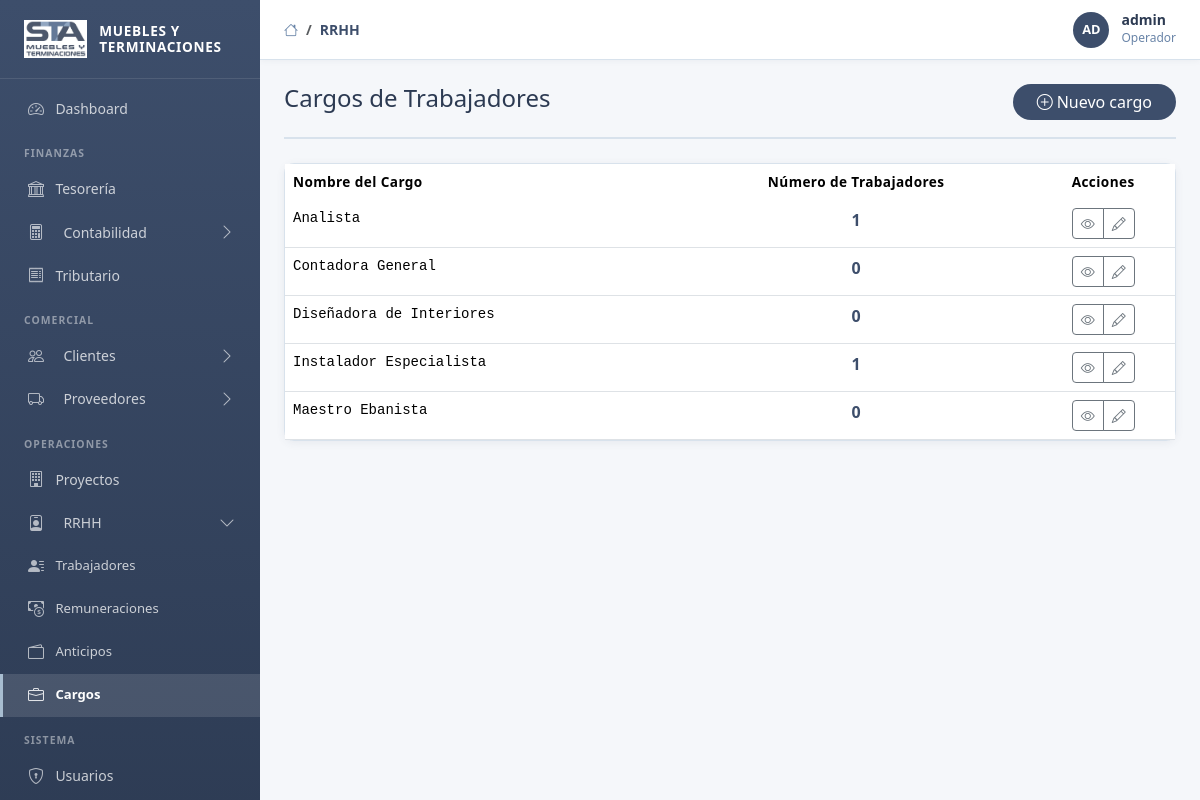
Page /gestion/rrhh/cargos/ (signed in) on the committed database.
### apps/accounts/models.py (models this page shows, shortened)
class CustomUser(AbstractUser):
    ROL_CHOICES = [
        ('admin', 'Administrador'),
        ('gerente', 'Gerente'),
        ('contador', 'Contador'),
        ('rrhh', 'Recursos Humanos'),
        ('tesorero', 'Tesorero'),
        ('vendedor', 'Vendedor'),
        ('operador', 'Operador'),
        ('solo_lectura', 'Solo Lectura'),
    ]
    rol = models.CharField(max_length=20, choices=ROL_CHOICES, default='operador', verbose_name='Rol')
    cargo = models.CharField(max_length=100, blank=True, verbose_name='Cargo')
    telefono = models.CharField(max_length=20, blank=True, verbose_name='Teléfono')
    avatar = models.ImageField(upload_to='avatars/', null=True, blank=True, verbose_name='Avatar')
    class Meta:
        verbose_name = 'Usuario'
        verbose_name_plural = 'Usuarios'
    @property
    def nombre_display(self):
        return self.get_full_name() or self.username

### apps/rrhh/models.py (models this page shows, shortened)
class CargoTrabajador(models.Model):
    nombre = models.CharField(max_length=100, unique=True, verbose_name='Nombre del Cargo')
    descripcion = models.TextField(blank=True, verbose_name='Descripción del Cargo')
    class Meta:
        verbose_name = 'Cargo'
        verbose_name_plural = 'Cargos'
        ordering = ['nombre']

### apps/rrhh/views.py (the view)
# urls.py: path('cargos/', views.CargoTrabajadorListView.as_view(), name='cargo_list'),
class CargoTrabajadorListView(GestionMixin, ListView):
    model = CargoTrabajador
    template_name = 'admin/rrhh/cargo_list.html'
    context_object_name = 'cargos'
    paginate_by = 20
    def get_context_data(self, **kwargs):
        ctx = super().get_context_data(**kwargs)
        ctx['titulo'] = 'Cargos de Trabajadores'
        return ctx

### apps/core/context_processors.py (called while the page is built)
def logo_exists(request):
    logo_path = Path(settings.BASE_DIR) / 'static' / 'img' / 'logo.png'
    return {'logo_exists': logo_path.exists()}

### templates/admin/rrhh/cargo_list.html (shortened to what this page needs)
{% extends 'base_admin.html' %}
{% load custom_tags %}
{% block breadcrumb %}
  <li class="breadcrumb-item active">RRHH</li>
{% endblock %}
{% block content %}
<div class="page-header">
  <h4 class="page-title">Cargos de Trabajadores</h4>
  <a href="{% url 'rrhh:cargo_create' %}" class="btn btn-sta rounded-pill px-4">
    <i class="bi bi-plus-circle me-1"></i>Nuevo cargo
  </a>
</div>
<div class="card-sta p-0">
  <div class="table-responsive">
    <table class="table table-sta mb-0">
      <thead>
        <tr>
            <th>Nombre del Cargo</th>
            <th class="text-center">Número de Trabajadores</th>
            <th class="text-center">Acciones</th>
        </tr>
      </thead>
      <tbody>
        {% for c in cargos %}
        <tr>
          <td class="font-monospace small">{{ c.nombre }}</td>
          <td class="fw-600 text-center">
            <a href="{% url 'rrhh:cargo_detail' c.pk %}" class="text-sta text-decoration-none">{{ c.trabajadores.count }}</a>
          </td>
          <td class="text-center">
            <div class="btn-group btn-group-sm">
              <a href="{% url 'rrhh:cargo_detail' c.pk %}" class="btn btn-outline-secondary btn-sm" title="Ver">
                <i class="bi bi-eye"></i>
              </a>
              <a href="{% url 'rrhh:cargo_update' c.pk %}" class="btn btn-outline-secondary btn-sm" title="Editar">
                <i class="bi bi-pencil"></i>
              </a>
            </div>
          </td>
        </tr>
        {% empty %}
        <tr><td colspan="7" class="text-center text-muted py-4">No hay cargos registrados.</td></tr>
        {% endfor %}
      </tbody>
    </table>
  </div>
</div>
{% endblock %}

### templates/base_admin.html (shortened to what this page needs)
{% load static %}
<!DOCTYPE html>
<html lang="es">
<head>
  <link href="https://cdn.jsdelivr.net/npm/bootstrap@5.3.3/dist/css/bootstrap.min.css" rel="stylesheet">
  <link href="https://cdn.jsdelivr.net/npm/bootstrap-icons@1.11.3/font/bootstrap-icons.min.css" rel="stylesheet">
  <link rel="stylesheet" href="{% static 'css/main.css' %}">
  <link rel="stylesheet" href="{% static 'css/admin.css' %}">
</head>
<body>
<div class="admin-wrapper">
  <aside class="admin-sidebar" id="adminSidebar">
    <div class="sidebar-brand">
      {% if logo_exists %}
        <img src="{% static 'img/logo.png' %}" alt="STA">
      {% else %}
        <div style="width:38px;height:38px;background:rgba(255,255,255,0.15);border-radius:8px;display:flex;align-items:center;justify-content:center;font-weight:800;font-size:1rem;color:white;">STA</div>
      {% endif %}
      <span>Muebles y<br>Terminaciones</span>
    </div>
    <nav class="flex-grow-1 py-2 overflow-auto">
      <a href="{% url 'dashboard:index' %}" class="nav-link {% if request.resolver_match.namespace == 'dashboard' %}active{% endif %}">
        <i class="bi bi-speedometer2"></i> Dashboard
      </a>
      <div class="nav-section-title">Finanzas</div>
      <a href="{% url 'tesoreria:resumen' %}" class="nav-link {% if request.resolver_match.namespace == 'tesoreria' %}active{% endif %}">
        <i class="bi bi-bank"></i> Tesorería
      </a>
      <a class="nav-link nav-group-toggle d-flex align-items-center {% if request.resolver_match.namespace != 'contabilidad' %}collapsed{% endif %}"
         data-bs-toggle="collapse" href="#nav-contabilidad" role="button"
         aria-expanded="{% if request.resolver_match.namespace == 'contabilidad' %}true{% else %}false{% endif %}">
        <i class="bi bi-calculator me-2"></i><span>Contabilidad</span>
        <i class="bi bi-chevron-down nav-chevron ms-auto"></i>
      </a>
      <a href="{% url 'tributario:resumen' %}" class="nav-link {% if request.resolver_match.namespace == 'tributario' %}active{% endif %}">
        <i class="bi bi-receipt"></i> Tributario
      </a>
      <div class="nav-section-title">Comercial</div>
      <a class="nav-link nav-group-toggle d-flex align-items-center {% if request.resolver_match.namespace != 'clientes' %}collapsed{% endif %}"
         data-bs-toggle="collapse" href="#nav-clientes" role="button"
         aria-expanded="{% if request.resolver_match.namespace == 'clientes' %}true{% else %}false{% endif %}">
        <i class="bi bi-people me-2"></i><span>Clientes</span>
        <i class="bi bi-chevron-down nav-chevron ms-auto"></i>
      </a>
      <a class="nav-link nav-group-toggle d-flex align-items-center {% if request.resolver_match.namespace != 'proveedores' %}collapsed{% endif %}"
         data-bs-toggle="collapse" href="#nav-proveedores" role="button"
         aria-expanded="{% if request.resolver_match.namespace == 'proveedores' %}true{% else %}false{% endif %}">
        <i class="bi bi-truck me-2"></i><span>Proveedores</span>
        <i class="bi bi-chevron-down nav-chevron ms-auto"></i>
      </a>
      <div class="nav-section-title">Operaciones</div>
      <a href="{% url 'proyectos:proyecto_list' %}" class="nav-link {% if request.resolver_match.namespace == 'proyectos' %}active{% endif %}">
        <i class="bi bi-building"></i> Proyectos
      </a>
      <a class="nav-link nav-group-toggle d-flex align-items-center {% if request.resolver_match.namespace != 'rrhh' %}collapsed{% endif %}"
         data-bs-toggle="collapse" href="#nav-rrhh" role="button"
         aria-expanded="{% if request.resolver_match.namespace == 'rrhh' %}true{% else %}false{% endif %}">
        <i class="bi bi-person-badge me-2"></i><span>RRHH</span>
        <i class="bi bi-chevron-down nav-chevron ms-auto"></i>
      </a>
      <div class="collapse {% if request.resolver_match.namespace == 'rrhh' %}show{% endif %}" id="nav-rrhh">
        <a href="{% url 'rrhh:trabajador_list' %}" class="nav-link ps-4 {% if request.resolver_match.url_name == 'trabajador_list' or request.resolver_match.url_name == 'trabajador_detail' %}active{% endif %}" style="font-size:.82rem;">
          <i class="bi bi-person-lines-fill"></i> Trabajadores
        </a>
        <a href="{% url 'rrhh:remuneracion_list' %}" class="nav-link ps-4 {% if request.resolver_match.url_name == 'remuneracion_list' %}active{% endif %}" style="font-size:.82rem;">
          <i class="bi bi-cash-coin"></i> Remuneraciones
        </a>
        <a href="{% url 'rrhh:anticipo_list' %}" class="nav-link ps-4 {% if request.resolver_match.url_name == 'anticipo_list' %}active{% endif %}" style="font-size:.82rem;">
          <i class="bi bi-wallet2"></i> Anticipos
        </a>
        <a href="{% url 'rrhh:cargo_list' %}" class="nav-link ps-4 {% if request.resolver_match.url_name == 'cargo_list' %}active{% endif %}" style="font-size:.82rem;">
          <i class="bi bi-briefcase"></i> Cargos
        </a>
      </div>
      <div class="nav-section-title">Sistema</div>
      <a href="{% url 'accounts:usuario_list' %}" class="nav-link {% if request.resolver_match.namespace == 'accounts' and request.resolver_match.url_name == 'usuario_list' %}active{% endif %}">
        <i class="bi bi-shield-lock"></i> Usuarios
      </a>
    </nav>
  </aside>
  <div class="admin-content">
    <header class="admin-topbar">
      <div class="d-flex align-items-center gap-3">
        <nav aria-label="breadcrumb">
          <ol class="breadcrumb mb-0">
            <li class="breadcrumb-item"><a href="{% url 'dashboard:index' %}"><i class="bi bi-house"></i></a></li>
            {% block breadcrumb %}{% endblock %}
          </ol>
        </nav>
      </div>
      <div class="topbar-user">
        {% if user.is_authenticated %}
          <div class="avatar">{{ user.nombre_display|slice:":2"|upper }}</div>
          <div class="d-none d-md-block">
            <div class="fw-600" style="line-height:1.2;">{{ user.nombre_display }}</div>
            <div style="font-size:.75rem;color:var(--sta-steel);">{{ user.get_rol_display }}</div>
          </div>
        {% endif %}
      </div>
    </header>
    <main class="admin-main">
      {% block content %}{% endblock %}
    </main>
  </div>
</div>
</body>
</html>

### static/css/main.css (style rules this page uses)
:root { --sta-navy: #3D4E6B; --sta-steel: #6A85A8; --sta-light: #A8BDD0; --sta-bg: #F5F7FA; --sta-text: #2C3A52; --sta-white: #FFFFFF; --sta-accent: #4E7CB5; --sta-success: #2E8B57; --sta-danger: #C0392B; --sta-warning: #E67E22; --sta-border: #D8E2EC; --sta-sidebar-w: 260px; --sta-topbar-h: 60px; --bs-primary: var(--sta-navy); --bs-primary-rgb: 61, 78, 107; }
body { font-family: 'Segoe UI', system-ui, -apple-system, sans-serif; color: var(--sta-text); background-color: var(--sta-bg); }
.btn-sta { background-color: var(--sta-navy); color: var(--sta-white); border: none; border-radius: 6px; transition: background-color 0.2s ease; }
.table-sta thead { background-color: var(--sta-navy); color: var(--sta-white); }
.table-sta thead th { font-weight: 600; font-size: 0.85rem; letter-spacing: 0.03em; border: none; }
.card-sta { border: 1px solid var(--sta-border); border-radius: 10px; box-shadow: 0 2px 8px rgba(61, 78, 107, 0.08); background: var(--sta-white); }
.text-sta { color: var(--sta-navy) !important; }
.fw-600 { font-weight: 600 !important; }

### static/css/admin.css (style rules this page uses)
.admin-wrapper { display: flex; min-height: 100vh; }
.admin-sidebar { width: var(--sta-sidebar-w); min-height: 100vh; background: linear-gradient(180deg, var(--sta-navy) 0%, #2C3A52 100%); color: var(--sta-white); position: fixed; top: 0; left: 0; z-index: 1000; display: flex; flex-direction: column; transition: transform 0.3s ease; overflow-y: auto; }
.admin-sidebar .sidebar-brand { padding: 1.25rem 1.5rem; border-bottom: 1px solid rgba(255,255,255,0.1); display: flex; align-items: center; gap: 0.75rem; min-height: var(--sta-topbar-h); }
.admin-sidebar .sidebar-brand img { height: 38px; width: auto; }
.admin-sidebar .sidebar-brand span { font-size: 0.85rem; font-weight: 700; letter-spacing: 0.05em; text-transform: uppercase; line-height: 1.2; }
.admin-sidebar .nav-section-title { font-size: 0.65rem; text-transform: uppercase; letter-spacing: 0.1em; color: rgba(255,255,255,0.45); padding: 1rem 1.5rem 0.35rem; font-weight: 700; }
.admin-sidebar .nav-link { color: rgba(255,255,255,0.75); padding: 0.6rem 1.5rem; font-size: 0.875rem; display: flex; align-items: center; gap: 0.65rem; border-radius: 0; transition: all 0.2s ease; border-left: 3px solid transparent; }
.admin-sidebar .nav-link.active { color: var(--sta-white); background: rgba(255,255,255,0.12); border-left-color: var(--sta-light); font-weight: 600; }
.admin-sidebar .nav-link i { font-size: 1rem; width: 18px; text-align: center; opacity: 0.85; }
.admin-topbar { position: fixed; top: 0; left: var(--sta-sidebar-w); right: 0; height: var(--sta-topbar-h); background: var(--sta-white); border-bottom: 1px solid var(--sta-border); display: flex; align-items: center; justify-content: space-between; padding: 0 1.5rem; z-index: 999; box-shadow: 0 1px 6px rgba(61,78,107,0.06); }
.admin-topbar .breadcrumb { margin: 0; background: none; padding: 0; font-size: 0.875rem; }
.admin-topbar .breadcrumb-item a { color: var(--sta-steel); text-decoration: none; }
.admin-topbar .breadcrumb-item.active { color: var(--sta-navy); font-weight: 600; }
.topbar-user { display: flex; align-items: center; gap: 0.75rem; font-size: 0.875rem; color: var(--sta-text); }
.topbar-user .avatar { width: 36px; height: 36px; border-radius: 50%; background: var(--sta-navy); color: white; display: flex; align-items: center; justify-content: center; font-weight: 700; font-size: 0.8rem; }
.admin-content { margin-left: var(--sta-sidebar-w); padding-top: var(--sta-topbar-h); min-height: 100vh; width: calc(100% - var(--sta-sidebar-w)); }
.admin-main { padding: 1.5rem; }
.page-header { display: flex; align-items: center; justify-content: space-between; margin-bottom: 1.5rem; padding-bottom: 1rem; border-bottom: 2px solid var(--sta-border); }

### templates/base_admin.html (style rules this page uses)
.nav-group-toggle { cursor: pointer; }
.nav-group-toggle .nav-chevron { transition: transform .2s ease; flex-shrink: 0; }
.nav-group-toggle.collapsed .nav-chevron { transform: rotate(-90deg); }

### rows in the picture
CustomUser: nombre_display "AD", nombre_display "admin", rol "Operador"
CargoTrabajador: nombre "Analista", trabajadores.count "1"
CargoTrabajador: nombre "Contadora General", trabajadores.count "0"
CargoTrabajador: nombre "Diseñadora de Interiores", trabajadores.count "0"
CargoTrabajador: nombre "Instalador Especialista", trabajadores.count "1"
CargoTrabajador: nombre "Maestro Ebanista", trabajadores.count "0"
